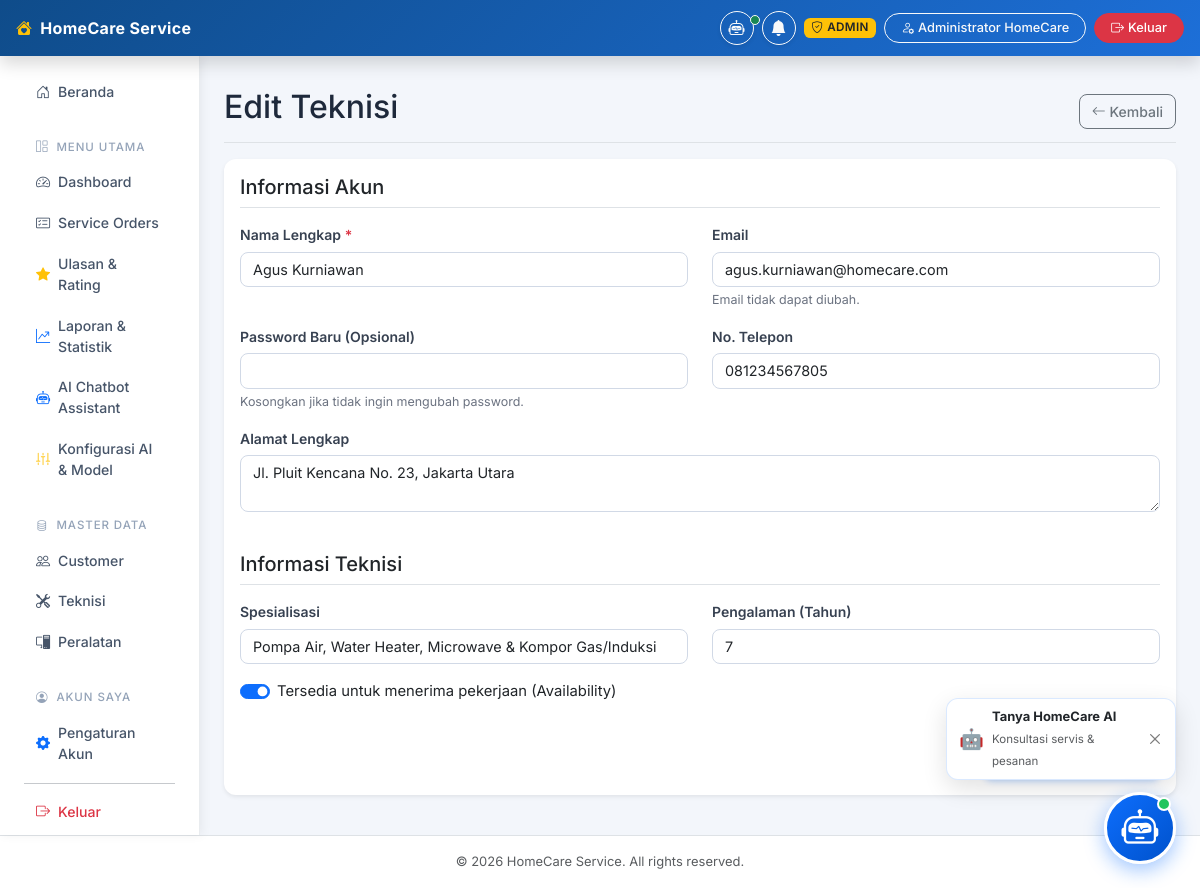
/admin/technician/edit?id=5 (signed in), run on the app's committed database.
### tables this page shows
CREATE TABLE `technicians` (
  `id` int(11) NOT NULL AUTO_INCREMENT,
  `user_id` int(11) NOT NULL,
  `specialization` varchar(255) DEFAULT NULL,
  `experience` int(11) DEFAULT NULL COMMENT 'Pengalaman dalam tahun',
  `availability` tinyint(1) DEFAULT 1,
  `rating` decimal(3,2) DEFAULT 0.00,
  `created_at` timestamp NOT NULL DEFAULT current_timestamp(),
  `updated_at` timestamp NOT NULL DEFAULT current_timestamp() ON UPDATE current_timestamp(),
  PRIMARY KEY (`id`),
  UNIQUE KEY `user_id` (`user_id`),
  CONSTRAINT `technicians_ibfk_1` FOREIGN KEY (`user_id`) REFERENCES `users` (`id`) ON DELETE CASCADE
);

CREATE TABLE `users` (
  `id` int(11) NOT NULL AUTO_INCREMENT,
  `name` varchar(100) NOT NULL,
  `email` varchar(100) NOT NULL,
  `password` varchar(255) NOT NULL,
  `role` enum('ADMIN','CUSTOMER','TEKNISI') NOT NULL,
  `phone` varchar(20) DEFAULT NULL,
  `address` text DEFAULT NULL,
  `created_at` timestamp NOT NULL DEFAULT current_timestamp(),
  `updated_at` timestamp NOT NULL DEFAULT current_timestamp() ON UPDATE current_timestamp(),
  PRIMARY KEY (`id`),
  UNIQUE KEY `email` (`email`),
  KEY `idx_role` (`role`)
);

### app/Core/Controller.php (called while the page is built, shortened)
<?php
class Controller {
    public function view($view, $data = [], $layout = "main") {
        extract($data);
        require_once "../app/Views/layouts/" . $layout . ".php";
    }
    public function model($model) {
        return new $model();
    }
}

### app/Controllers/AdminTechnicianController.php (called while the page is built, shortened)
<?php
class AdminTechnicianController extends Controller {
    public function edit() {
        $id = $_GET['id'] ?? null;
        $techModel = $this->model('Technician');
        $technician = $techModel->findByIdWithUser($id);
        $this->view('admin/technician/edit', ['title' => 'Edit Teknisi', 'technician' => $technician]);
    }
}

### public/index.php (called while the page is built, shortened)
<?php
require_once "../app/Config/Database.php";
require_once "../app/Core/Controller.php";
$router = require_once "../routes/web.php";
$url = isset($_GET["url"]) ? "/" . rtrim($_GET["url"], "/") : "/";
$router->dispatch($url);

### app/Config/Database.php (called while the page is built, shortened)
<?php
class Database {
    private $host = DB_HOST;
    private $user = DB_USER;
    private $pass = DB_PASS;
    private $dbname = DB_NAME;
    private $dbh;
    private $error;
    public function __construct() {
        $dsn = "mysql:host=" . $this->host . ";dbname=" . $this->dbname . ";charset=utf8mb4";
        $options = array(
            PDO::ATTR_ERRMODE => PDO::ERRMODE_EXCEPTION,
            PDO::ATTR_DEFAULT_FETCH_MODE => PDO::FETCH_ASSOC,
            PDO::ATTR_TIMEOUT => 5
        );
        try {
            $this->dbh = new PDO($dsn, $this->user, $this->pass, $options);
        } catch(PDOException $e) {
            if ($e->getCode() == 1049 || strpos($e->getMessage(), 'Unknown database') !== false) {
                try {
                    $pdoInit = new PDO("mysql:host=" . $this->host . ";charset=utf8mb4", $this->user, $this->pass, $options);
                    $pdoInit->exec("CREATE DATABASE IF NOT EXISTS `" . $this->dbname . "` CHARACTER SET utf8mb4 COLLATE utf8mb4_unicode_ci");
                    $pdoInit->exec("USE `" . $this->dbname . "`");
                    $schemaFile = __DIR__ . '/../../database/schema.sql';
                    if (file_exists($schemaFile)) {
                        $sql = file_get_contents($schemaFile);
                        $pdoInit->exec($sql);
                    }
                    $this->dbh = new PDO($dsn, $this->user, $this->pass, $options);
                    self::$sharedPdo = $this->dbh;
                    return;
                } catch (PDOException $ex) {
                    $this->error = $ex->getMessage();
                }
            } else {
                $this->error = $e->getMessage();
            }
            if (!$this->dbh) {
                throw new Exception("Koneksi Database Gagal: " . $this->error . ". Pastikan MySQL pada XAMPP sudah aktif dan database/migrate.php sudah dijalankan.");
            }
        }
    }
    public function getConnection() {
        return $this->dbh;
    }
}

### app/Core/Model.php (called while the page is built)
<?php
class Model {
    protected $db;
    public function __construct() {
        $this->db = new Database();
    }
    protected function getPDO() {
        return $this->db->getConnection();
    }
}

### app/Models/Technician.php (called while the page is built, shortened)
<?php
require_once '../app/Core/Model.php';
class Technician extends Model {
    public function findByIdWithUser($id) {
        $stmt = $this->getPDO()->prepare("
            SELECT t.*, u.name, u.email, u.phone, u.address
            FROM technicians t
            JOIN users u ON t.user_id = u.id
            WHERE t.id = :id
        ");
        $stmt->execute(['id' => $id]);
        return $stmt->fetch(PDO::FETCH_ASSOC);
    }
}

### app/Views/admin/technician/edit.php (the view, shortened to what this page needs)
<div class="d-flex justify-content-between flex-wrap flex-md-nowrap align-items-center pt-3 pb-2 mb-3 border-bottom">
    <h1 class="h2">Edit Teknisi</h1>
    <a href="<?= BASE_URL ?>/admin/technician" class="btn btn-outline-secondary"><i class="bi bi-arrow-left"></i> Kembali</a>
</div>
<div class="card shadow-sm border-0 mb-4">
    <div class="card-body">
        <form action="<?= BASE_URL ?>/admin/technician/update" method="POST">
            <h5 class="mb-3 border-bottom pb-2">Informasi Akun</h5>
            <div class="row">
                <div class="col-md-6 mb-3">
                    <label for="name" class="form-label">Nama Lengkap <span class="text-danger">*</span></label>
                    <input type="text" class="form-control" id="name" name="name" value="<?= htmlspecialchars($technician['name']) ?>" required>
                </div>
                <div class="col-md-6 mb-3">
                    <label for="email" class="form-label">Email</label>
                    <input type="email" class="form-control" id="email" value="<?= htmlspecialchars($technician['email']) ?>" readonly>
                    <div class="form-text">Email tidak dapat diubah.</div>
                </div>
                <div class="col-md-6 mb-3">
                    <label for="password" class="form-label">Password Baru (Opsional)</label>
                    <input type="password" class="form-control" id="password" name="password">
                    <div class="form-text">Kosongkan jika tidak ingin mengubah password.</div>
                </div>
                <div class="col-md-6 mb-3">
                    <label for="phone" class="form-label">No. Telepon</label>
                    <input type="text" class="form-control" id="phone" name="phone" value="<?= htmlspecialchars($technician['phone'] ?? '') ?>">
                </div>
                <div class="col-12 mb-3">
                    <label for="address" class="form-label">Alamat Lengkap</label>
                    <textarea class="form-control" id="address" name="address" rows="2"><?= htmlspecialchars($technician['address'] ?? '') ?></textarea>
                </div>
            </div>
            <h5 class="mb-3 mt-4 border-bottom pb-2">Informasi Teknisi</h5>
            <div class="row">
                <div class="col-md-6 mb-3">
                    <label for="specialization" class="form-label">Spesialisasi</label>
                    <input type="text" class="form-control" id="specialization" name="specialization" value="<?= htmlspecialchars($technician['specialization'] ?? '') ?>">
                </div>
                <div class="col-md-6 mb-3">
                    <label for="experience" class="form-label">Pengalaman (Tahun)</label>
                    <input type="number" class="form-control" id="experience" name="experience" min="0" value="<?= htmlspecialchars($technician['experience'] ?? 0) ?>">
                </div>
                <div class="col-12 mb-3">
                    <div class="form-check form-switch">
                        <input class="form-check-input" type="checkbox" id="availability" name="availability" <?= $technician['availability'] ? 'checked' : '' ?>>
                        <label class="form-check-label" for="availability">Tersedia untuk menerima pekerjaan (Availability)</label>
                    </div>
                </div>
            </div>
            <div class="d-grid gap-2 d-md-flex justify-content-md-end mt-4">
                <button class="btn btn-primary" type="submit"><i class="bi bi-save"></i> Update Data Teknisi</button>
            </div>
        </form>
    </div>
</div>

### public/css/style.css (style rules this page uses)
body { font-family: "Inter", "Segoe UI", Tahoma, Geneva, Verdana, sans-serif; background-color: #f3f6fb; color: #1e293b; font-size: 0.925rem; }
.card { border-radius: 0.75rem; border: 1px solid #e8edf5; transition: box-shadow 0.2s ease, transform 0.2s ease; }
.btn { font-weight: 500; font-size: 0.875rem; border-radius: 0.5rem; transition: all 0.18s ease; }
.btn-primary { background: linear-gradient(135deg, #1d6fd8 0%, #0f4c8a 100%); border: none; box-shadow: 0 2px 6px rgba(13,110,253,0.3); }
.form-control, .form-select { border-radius: 0.5rem; border: 1.5px solid #d1d9e6; font-size: 0.9rem; transition: border-color 0.2s, box-shadow 0.2s; background-color: #fff; }
.form-label { font-size: 0.875rem; font-weight: 600; color: #374151; margin-bottom: 0.4rem; }
.form-text { font-size: 0.78rem; color: #6b7280; }
a, button { transition: color 0.15s, background-color 0.15s, border-color 0.15s, box-shadow 0.15s, transform 0.15s; }

### data on the page
technicians: name "Agus Kurniawan", user.email "agus.kurniawan@homecare.com", phone "081234567805", address "Jl. Pluit Kencana No. 23, Jakarta Utara", specialization "Pompa Air, Water Heater, Microwave & Kompor Gas/Induksi", experience "7", availability "☑"

### other printed values
$role "ADMIN"
$_SESSION['user_name'] "Administrator HomeCare"
